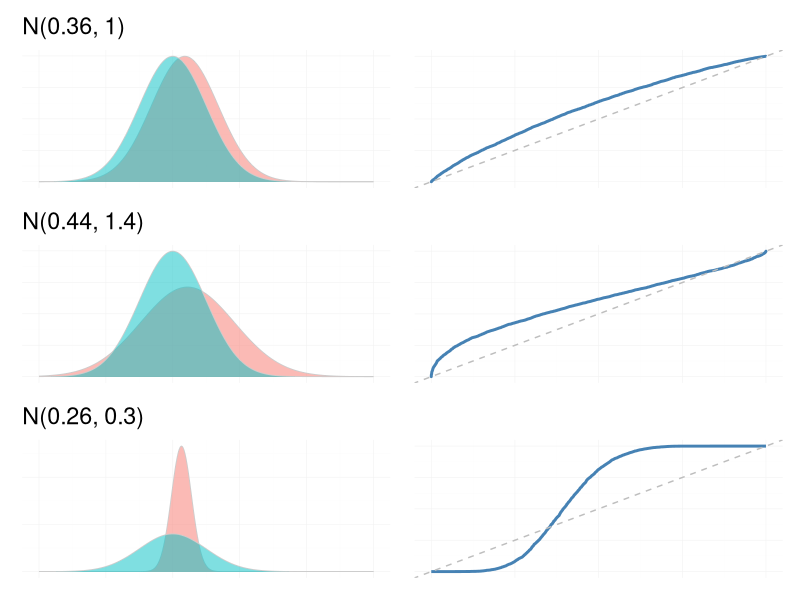

Generate this figure with R:
# Instalar paquetes necesarios si no están ya instalados
if (!require(pROC)) install.packages("pROC")
if (!require(ggplot2)) install.packages("ggplot2")
if (!require(patchwork)) install.packages("patchwork")
if (!require(dplyr)) install.packages("dplyr")

# Cargar librerías
library(pROC)
library(ggplot2)
library(patchwork)
library(dplyr)

# Rango común para graficar las distribuciones analíticas
x_range <- seq(-4, 6, length.out = 1000)

# Definir las densidades de las distribuciones
dens_sanos <- dnorm(x_range, mean = 0, sd = 1)
dens_enfermos1 <- dnorm(x_range, mean = 0.36, sd = 1)
dens_enfermos2 <- dnorm(x_range, mean = 0.44, sd = 1.4)
dens_enfermos3 <- dnorm(x_range, mean = 0.26, sd = 0.3)

# Crear dataframes para ggplot de las densidades
df_dens1 <- data.frame(Value = x_range,
                       Density = dens_sanos,
                       Group = "Sano",
                       Case = "Caso 1") %>%
  rbind(data.frame(Value = x_range,
                   Density = dens_enfermos1,
                   Group = "Enfermo",
                   Case = "Caso 1"))

df_dens2 <- data.frame(Value = x_range,
                       Density = dens_sanos,
                       Group = "Sano",
                       Case = "Caso 2") %>%
  rbind(data.frame(Value = x_range,
                   Density = dens_enfermos2,
                   Group = "Enfermo",
                   Case = "Caso 2"))

df_dens3 <- data.frame(Value = x_range,
                       Density = dens_sanos,
                       Group = "Sano",
                       Case = "Caso 3") %>%
  rbind(data.frame(Value = x_range,
                   Density = dens_enfermos3,
                   Group = "Enfermo",
                   Case = "Caso 3"))

# Simulaciones para curvas ROC
set.seed(123)
n <- 10000

# Sanos: N(0,1)
sanos <- rnorm(n, mean = 0, sd = 1)

# Tres poblaciones de enfermos
enfermos1 <- rnorm(n, mean = 0.36, sd = 1)  # Caso 1
enfermos2 <- rnorm(n, mean = 0.44, sd = 1.4)  # Caso 2
enfermos3 <- rnorm(n, mean = 0.26, sd = 0.3)  # Caso 3

# Etiquetas para las curvas ROC
etiquetas <- c(rep(0, n), rep(1, n))

# Calcular curvas ROC
roc1 <- roc(etiquetas, c(sanos, enfermos1))
roc2 <- roc(etiquetas, c(sanos, enfermos2))
roc3 <- roc(etiquetas, c(sanos, enfermos3))

# Crear dataframes para las curvas ROC
roc_data1 <- data.frame(Specificity = 1 - roc1$specificities, Sensitivity = roc1$sensitivities, Case = "Caso 1")
roc_data2 <- data.frame(Specificity = 1 - roc2$specificities, Sensitivity = roc2$sensitivities, Case = "Caso 2")
roc_data3 <- data.frame(Specificity = 1 - roc3$specificities, Sensitivity = roc3$sensitivities, Case = "Caso 3")

# Crear gráficos de distribuciones analíticas
plot_distribution1 <- ggplot(df_dens1, aes(x = Value, y = Density, fill = Group)) +
  geom_area(position = "identity", alpha = 0.5, color = "gray80", size = 0.3) +  # Perfilado suave
  theme_minimal(base_size = 14) +
  theme(
    legend.position = "none",
    axis.title = element_blank(),
    axis.text = element_blank(),
    axis.ticks = element_blank(),
    panel.grid.major = element_line(color = "gray95", size = 0.2),  # Líneas del grid más claras
    panel.grid.minor = element_line(color = "gray98", size = 0.1)
  ) +
  ggtitle("N(0.36, 1)")

plot_distribution2 <- ggplot(df_dens2, aes(x = Value, y = Density, fill = Group)) +
  geom_area(position = "identity", alpha = 0.5, color = "gray80", size = 0.3) +
  theme_minimal(base_size = 14) +
  theme(
    legend.position = "none",
    axis.title = element_blank(),
    axis.text = element_blank(),
    axis.ticks = element_blank(),
    panel.grid.major = element_line(color = "gray95", size = 0.2),
    panel.grid.minor = element_line(color = "gray98", size = 0.1)
  ) +
  ggtitle("N(0.44, 1.4)")

plot_distribution3 <- ggplot(df_dens3, aes(x = Value, y = Density, fill = Group)) +
  geom_area(position = "identity", alpha = 0.5, color = "gray80", size = 0.3) +
  theme_minimal(base_size = 14) +
  theme(
    legend.position = "none",
    axis.title = element_blank(),
    axis.text = element_blank(),
    axis.ticks = element_blank(),
    panel.grid.major = element_line(color = "gray95", size = 0.2),
    panel.grid.minor = element_line(color = "gray98", size = 0.1)
  ) +
  ggtitle("N(0.26, 0.3)")

# Crear gráficos de curvas ROC
plot_roc1 <- ggplot(roc_data1, aes(x = Specificity, y = Sensitivity)) +
  geom_line(size = 1, color = 'steelblue') +
  geom_abline(slope = 1, intercept = 0, linetype = "dashed", color = "gray") +
  theme_minimal(base_size = 14) +
  theme(
    legend.position = "none",
    axis.title = element_blank(),
    axis.text = element_blank(),
    axis.ticks = element_blank(),
    panel.grid.major = element_line(color = "gray95", size = 0.2),
    panel.grid.minor = element_line(color = "gray98", size = 0.1)
  ) +
  ggtitle("")

plot_roc2 <- ggplot(roc_data2, aes(x = Specificity, y = Sensitivity)) +
  geom_line(size = 1, color = 'steelblue') +
  geom_abline(slope = 1, intercept = 0, linetype = "dashed", color = "gray") +
  theme_minimal(base_size = 14) +
  theme(
    legend.position = "none",
    axis.title = element_blank(),
    axis.text = element_blank(),
    axis.ticks = element_blank(),
    panel.grid.major = element_line(color = "gray95", size = 0.2),
    panel.grid.minor = element_line(color = "gray98", size = 0.1)
  ) +
  ggtitle("")

plot_roc3 <- ggplot(roc_data3, aes(x = Specificity, y = Sensitivity)) +
  geom_line(size = 1, color = 'steelblue') +
  geom_abline(slope = 1, intercept = 0, linetype = "dashed", color = "gray") +
  theme_minimal(base_size = 14) +
  theme(
    legend.position = "none",
    axis.title = element_blank(),
    axis.text = element_blank(),
    axis.ticks = element_blank(),
    panel.grid.major = element_line(color = "gray95", size = 0.2),
    panel.grid.minor = element_line(color = "gray98", size = 0.1)
  ) +
  ggtitle("")

# Combinar gráficos por filas (Distribución + ROC)
row1 <- plot_distribution1 | plot_roc1
row2 <- plot_distribution2 | plot_roc2
row3 <- plot_distribution3 | plot_roc3

# Combinar todas las filas verticalmente
combined_plot <- row1 / row2 / row3

# Mostrar el gráfico combinado
print(combined_plot)
